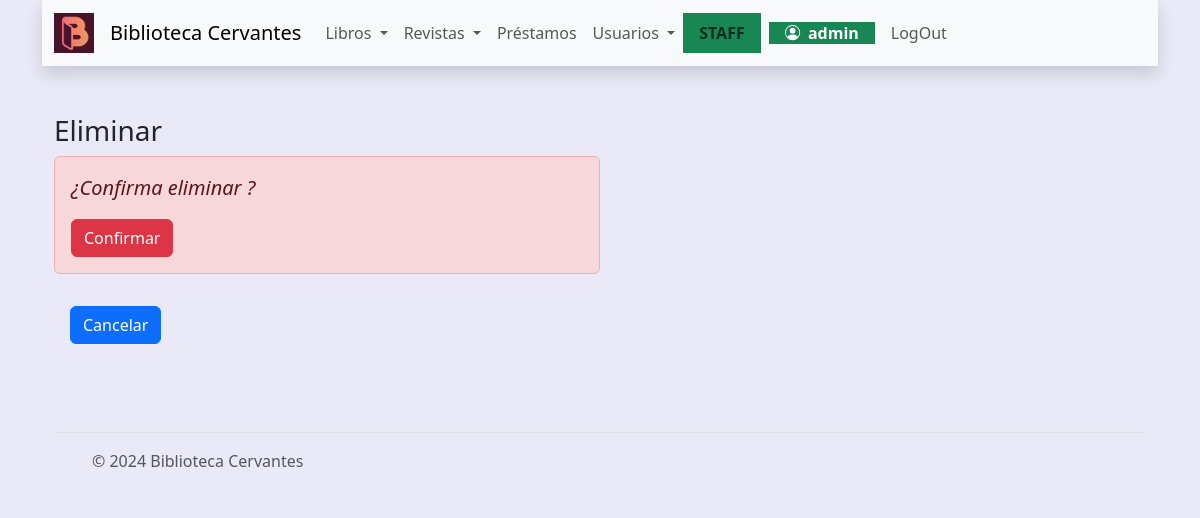
Before: /libros/eliminarlibro/1 (signed in) with the older database file.
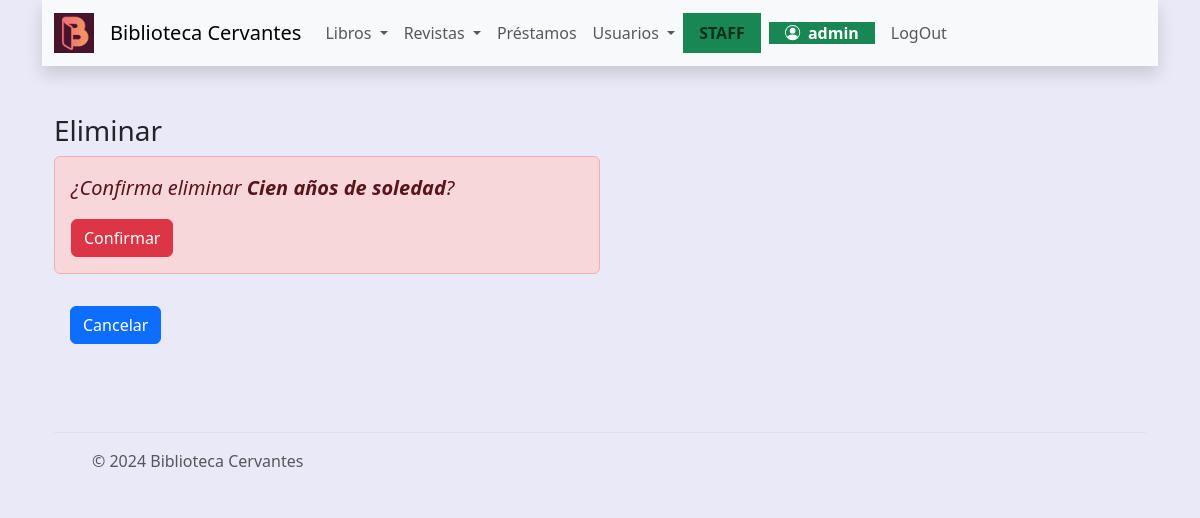
After: the same page with the newer database file.
### libros/models.py (models this page shows)
class Libro(models.Model):
    titulo=models.CharField(max_length=150)
    autor=models.ForeignKey(Autor,on_delete=models.SET_NULL, null=True, blank=True, related_name = 'name')
    editorial=models.ForeignKey(Editorial,on_delete=models.SET_NULL, null=True, blank=True)
    genero=models.ForeignKey(Genero,on_delete=models.SET_NULL, null=True, blank=True)
    isbn=models.CharField(null=True, blank=True, max_length=50)
    anio=models.IntegerField(default=0, blank=True,null=True)
    descripcion=models.TextField(max_length=350,default='', null=True, blank=True)
    idioma=models.CharField(max_length=150, null=True, blank=True)
    paginas=models.IntegerField(default=0)
    stock=models.IntegerField(default=0)
    existencia=models.IntegerField(default=0)
    def __str__(self) -> str:
        return self.titulo

### libros/views.py (the view)
# urls.py: path('eliminarlibro/<int:pk>',views.eliminarlibro,name='eliminarlibro'),
@login_required
def eliminarlibro(request, pk : int):
    query=models.Libro.objects.get(id=pk)
    if request.method == 'POST':
        query.delete()
        return redirect('libros:listarlibros')
    return render(request, "libros/eliminarlibro.html", context={"libro": query})

### libros/templates/libros/eliminarlibro.html (shortened to what this page needs)
{% extends 'core/base.html' %}
{% block title %}
    <h3>Eliminar</h3>
{% endblock title %}
{% block content %}
    <div style="max-width: 50%;">
        <div class="alert alert-danger">
            <p class="fs-5 fst-italic">¿Confirma eliminar <strong>{{libro}}</strong>?</p>
            <form method="post">
                <button type="submit" class="btn btn-danger">Confirmar</button>
            </form>
        </div>
        <div class="p-3 ">
            <a class="btn btn-primary" href='{% url 'libros:listarlibros' %}'>Cancelar</a>
        </div>
    </div>
{% endblock content %}

Changed rows visible on the page:
now on this page (row edited): Libro: titulo "Cien años de soledad"
